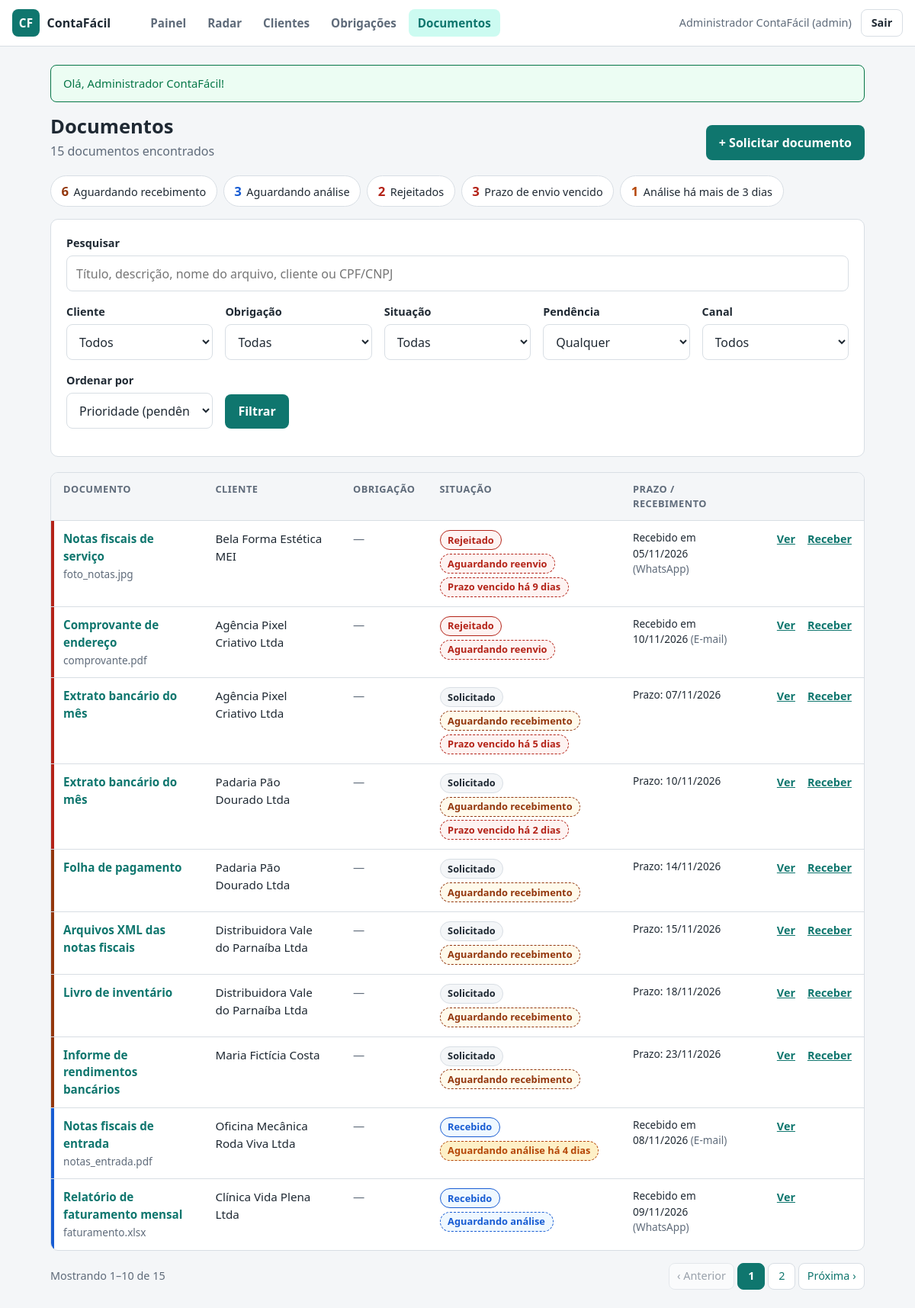
Page /index.php?r=documentos (signed in) on the committed database.
### tables this page shows
CREATE TABLE usuarios (
    id            INT UNSIGNED  NOT NULL AUTO_INCREMENT,
    nome          VARCHAR(120)  NOT NULL,
    email         VARCHAR(160)  NOT NULL,
    senha_hash    VARCHAR(255)  NOT NULL,
    perfil        ENUM('admin', 'contador', 'cliente') NOT NULL DEFAULT 'contador',
    cliente_id    INT UNSIGNED  NULL,
    ativo         TINYINT(1)    NOT NULL DEFAULT 1,
    ultimo_login  DATETIME      NULL,
    criado_em     DATETIME      NOT NULL DEFAULT CURRENT_TIMESTAMP,
    atualizado_em DATETIME      NOT NULL DEFAULT CURRENT_TIMESTAMP ON UPDATE CURRENT_TIMESTAMP,

    PRIMARY KEY (id),
    UNIQUE KEY uk_usuarios_email (email),
    KEY idx_usuarios_cliente (cliente_id),

     
    CONSTRAINT ck_usuarios_perfil_cliente CHECK (
        (perfil = 'cliente'  AND cliente_id IS NOT NULL) OR
        (perfil <> 'cliente' AND cliente_id IS NULL)
    ),
    CONSTRAINT ck_usuarios_ativo CHECK (ativo IN (0, 1))
);

CREATE TABLE documentos (
    id                INT UNSIGNED NOT NULL AUTO_INCREMENT,
    cliente_id        INT UNSIGNED NOT NULL,
    obrigacao_id      INT UNSIGNED NULL,
    titulo            VARCHAR(160) NOT NULL,
    descricao         TEXT         NULL,
    status            ENUM('solicitado', 'recebido', 'aprovado', 'rejeitado') NOT NULL DEFAULT 'solicitado',
    prazo_envio       DATE         NULL,
    canal_recebimento ENUM('email', 'whatsapp', 'presencial', 'sistema') NULL,
    arquivo_original  VARCHAR(255) NULL,
    arquivo_armazenado VARCHAR(64) NULL,
    mime_type         VARCHAR(100) NULL,
    tamanho_bytes     INT UNSIGNED NULL,
    registrado_por    INT UNSIGNED NULL,
    recebido_em       DATETIME     NULL,
    analisado_por     INT UNSIGNED NULL,
    analisado_em      DATETIME     NULL,
    motivo_rejeicao   TEXT         NULL,
    criado_em         DATETIME     NOT NULL DEFAULT CURRENT_TIMESTAMP,
    atualizado_em     DATETIME     NOT NULL DEFAULT CURRENT_TIMESTAMP ON UPDATE CURRENT_TIMESTAMP,

    PRIMARY KEY (id),
    UNIQUE KEY uk_documentos_arquivo (arquivo_armazenado),
    KEY idx_documentos_cliente_status (cliente_id, status),
    KEY idx_documentos_status_prazo (status, prazo_envio),
    KEY idx_documentos_obrigacao (obrigacao_id, cliente_id),
    KEY idx_documentos_registrado_por (registrado_por),
    KEY idx_documentos_analisado_por (analisado_por),

    CONSTRAINT fk_documentos_cliente
        FOREIGN KEY (cliente_id) REFERENCES clientes (id)
        ON DELETE RESTRICT ON UPDATE RESTRICT,
     
     
    CONSTRAINT fk_documentos_obrigacao
        FOREIGN KEY (obrigacao_id, cliente_id) REFERENCES obrigacoes (id, cliente_id)
        ON DELETE RESTRICT ON UPDATE RESTRICT,
    CONSTRAINT fk_documentos_registrado_por
        FOREIGN KEY (registrado_por) REFERENCES usuarios (id)
        ON DELETE RESTRICT ON UPDATE RESTRICT,
    CONSTRAINT fk_documentos_analisado_por
        FOREIGN KEY (analisado_por) REFERENCES usuarios (id)
        ON DELETE RESTRICT ON UPDATE RESTRICT,

     
    CONSTRAINT ck_documentos_arquivo CHECK (
        (status = 'solicitado' AND arquivo_armazenado IS NULL AND recebido_em IS NULL) OR
        (status <> 'solicitado' AND arquivo_armazenado IS NOT NULL AND recebido_em IS NOT NULL)
    ),
     
    CONSTRAINT ck_documentos_analise CHECK (
        (status IN ('solicitado', 'recebido') AND analisado_em IS NULL) OR
        (status = 'aprovado'  AND analisado_em IS NOT NULL) OR
        (status = 'rejeitado' AND analisado_em IS NOT NULL AND motivo_rejeicao IS NOT NULL)
    ),
    CONSTRAINT ck_documentos_tamanho CHECK (tamanho_bytes IS NULL OR tamanho_bytes > 0)
);

CREATE TABLE clientes (
    id                INT UNSIGNED NOT NULL AUTO_INCREMENT,
    razao_social      VARCHAR(160) NOT NULL,
    nome_fantasia     VARCHAR(160) NULL,
    tipo_pessoa       ENUM('PF', 'PJ') NOT NULL,
    cpf_cnpj          VARCHAR(14)  NOT NULL,
    regime_tributario ENUM('MEI', 'Simples Nacional', 'Lucro Presumido', 'Lucro Real', 'Pessoa Física') NOT NULL,
    email             VARCHAR(160) NULL,
    telefone          VARCHAR(20)  NULL,
    responsavel_id    INT UNSIGNED NOT NULL,
    status            ENUM('ativo', 'inativo') NOT NULL DEFAULT 'ativo',
    observacoes       TEXT         NULL,
    criado_em         DATETIME     NOT NULL DEFAULT CURRENT_TIMESTAMP,
    atualizado_em     DATETIME     NOT NULL DEFAULT CURRENT_TIMESTAMP ON UPDATE CURRENT_TIMESTAMP,

    PRIMARY KEY (id),
    UNIQUE KEY uk_clientes_cpf_cnpj (cpf_cnpj),
    KEY idx_clientes_razao_social (razao_social),
    KEY idx_clientes_status (status),
    KEY idx_clientes_responsavel (responsavel_id),

    CONSTRAINT fk_clientes_responsavel
        FOREIGN KEY (responsavel_id) REFERENCES usuarios (id)
        ON DELETE RESTRICT ON UPDATE RESTRICT,

    CONSTRAINT ck_clientes_documento CHECK (
        cpf_cnpj REGEXP '^[0-9]+$' AND (
            (tipo_pessoa = 'PF' AND CHAR_LENGTH(cpf_cnpj) = 11) OR
            (tipo_pessoa = 'PJ' AND CHAR_LENGTH(cpf_cnpj) = 14)
        )
    )
);

### app/Views/documentos/index.php (the view, shortened to what the rows shown need)
<?php
$filtrosAtivos = array_filter(
    $filtros,
    static fn (mixed $valor, string $chave): bool => $chave !== 'ordenar' && $valor !== '' && $valor !== 0,
    ARRAY_FILTER_USE_BOTH
);
$classeLinha = static function (array $d): string {
    $pendencia = Documento::pendencia($d);
    return match (true) {
        $d['status'] === 'rejeitado', ($pendencia['tipo'] ?? '') === 'prazo_vencido' => 'linha-atrasada',
        $d['status'] === 'solicitado' => 'linha-proxima',
        $d['status'] === 'recebido'   => 'linha-info',
        default                       => '',
    };
};
?>
<div class="pagina-cabecalho">
    <div>
        <h1>Documentos</h1>
    </div>
</div>
<?php if ($documentos === []): ?>
    <div class="vazio cartao">
        <?php if ($filtrosAtivos !== []): ?>
            <p><strong>Nenhum documento encontrado com esses critérios.</strong></p>
            <p class="texto-suave">Revise a pesquisa ou <a href="<?= e(url('documentos')) ?>">limpe os filtros</a>.</p>
        <?php else: ?>
            <p><strong>Nenhum documento solicitado ainda.</strong></p>
            <p class="texto-suave"><a href="<?= e(url('documentos/novo')) ?>">Solicite o primeiro documento</a>.</p>
        <?php endif; ?>
    </div>
<?php else: ?>
    <div class="tabela-container cartao">
        <table class="tabela tabela-responsiva">
            <thead>
                <tr>
                    <th scope="col">Documento</th>
                    <th scope="col">Cliente</th>
                    <th scope="col">Obrigação</th>
                    <th scope="col">Situação</th>
                    <th scope="col">Prazo / recebimento</th>
                    <th scope="col"><span class="sr-only">Ações</span></th>
                </tr>
            </thead>
            <tbody>
                <?php foreach ($documentos as $d): ?>
                    <?php $classe = $classeLinha($d); ?>
                    <tr<?= $classe !== '' ? ' class="' . e($classe) . '"' : '' ?>>
                        <td data-rotulo="Documento">
                            <a class="tabela-titulo" href="<?= e(url('documentos/ver', ['id' => $d['id']])) ?>"><?= e($d['titulo']) ?></a>
                            <?php if ($d['arquivo_original'] !== null): ?>
                                <span class="texto-suave texto-pequeno"><?= e($d['arquivo_original']) ?></span>
                            <?php endif; ?>
                        </td>
                        <td data-rotulo="Cliente"><?= e($d['cliente_nome']) ?></td>
                        <td data-rotulo="Obrigação">
                            <?= $d['obrigacao_id'] !== null
                                ? e($d['tipo_nome'] . ' ' . formatar_competencia($d['obrigacao_competencia']))
                                : '<span class="texto-suave">—</span>' ?>
                        </td>
                        <td data-rotulo="Situação">
                            <span class="etiquetas"><?= App\Core\View::renderizar('documentos/_situacao', ['documento' => $d]) ?></span>
                        </td>
                        <td data-rotulo="Prazo / recebimento" class="texto-pequeno">
                            <?php if ($d['recebido_em'] !== null): ?>
                                Recebido em <?= e(formatar_data($d['recebido_em'])) ?>
                                <span class="texto-suave">(<?= e(Documento::CANAIS[$d['canal_recebimento']] ?? '—') ?>)</span>
                            <?php elseif ($d['prazo_envio'] !== null): ?>
                                Prazo: <?= e(formatar_data($d['prazo_envio'])) ?>
                            <?php else: ?>
                                <span class="texto-suave">Sem prazo</span>
                            <?php endif; ?>
                        </td>
                        <td class="tabela-acoes">
                            <a href="<?= e(url('documentos/ver', ['id' => $d['id']])) ?>">Ver</a>
                            <?php if (in_array($d['status'], Documento::NAO_ENVIADOS, true)): ?>
                                <a href="<?= e(url('documentos/receber', ['id' => $d['id']])) ?>">Receber</a>
                            <?php endif; ?>
                        </td>
                    </tr>
                <?php endforeach; ?>
            </tbody>
        </table>
    </div>
<?php endif; ?>

### app/Views/documentos/_situacao.php (shortened to what the rows shown need)
<?php
$d         = $documento;
$pendencia = Documento::pendencia($d);
?>
<span class="etiqueta etiqueta-<?= e($d['status']) ?>"><?= e(Documento::STATUS[$d['status']]) ?></span>
<?php if ($d['status'] === 'solicitado'): ?>
    <span class="etiqueta etiqueta-prazo-proxima">Aguardando recebimento</span>
<?php elseif ($d['status'] === 'rejeitado'): ?>
    <span class="etiqueta etiqueta-prazo-atrasada">Aguardando reenvio</span>
<?php elseif ($d['status'] === 'recebido'): ?>
    <?php if ($pendencia !== null): ?>
        <span class="etiqueta etiqueta-prazo-hoje">Aguardando análise há <?= e(plural($pendencia['dias'], 'dia', 'dias')) ?></span>
    <?php else: ?>
        <span class="etiqueta etiqueta-prazo-info">Aguardando análise</span>
    <?php endif; ?>
<?php endif; ?>
<?php if ($pendencia !== null && $pendencia['tipo'] === 'prazo_vencido'): ?>
    <span class="etiqueta etiqueta-prazo-atrasada">Prazo vencido há <?= e(plural($pendencia['dias'], 'dia', 'dias')) ?></span>
<?php endif; ?>

### app/Views/layouts/main.php (shortened to what the rows shown need)
<?php
$usuarioLogado = App\Core\Auth::usuario();
$rotaAtual     = rota_atual();
$menu = [
    config('app.rota_inicial') => 'Painel',
    'radar'                    => 'Radar',
    'clientes'                 => 'Clientes',
    'obrigacoes'               => 'Obrigações',
    'documentos'               => 'Documentos',
];
?>
<!DOCTYPE html>
<html lang="pt-BR">
<head>
    <link rel="stylesheet" href="<?= e(asset('css/app.css')) ?>">
</head>
<body>
    <header class="topo">
        <?php if ($usuarioLogado !== null): ?>
            <nav class="topo-menu" aria-label="Principal">
                <?php foreach ($menu as $rota => $rotulo): ?>
                    <?php $ativo = $rotaAtual === $rota || str_starts_with($rotaAtual, $rota . '/'); ?>
                    <a href="<?= e(url($rota)) ?>"<?= $ativo ? ' aria-current="page"' : '' ?>><?= e($rotulo) ?></a>
                <?php endforeach; ?>
            </nav>
            <div class="topo-usuario">
                <span><?= e($usuarioLogado['nome']) ?> (<?= e($usuarioLogado['perfil']) ?>)</span>
                <form method="post" action="<?= e(url('auth/logout')) ?>">
                    <button type="submit" class="botao botao-secundario">Sair</button>
                </form>
            </div>
        <?php endif; ?>
    </header>
    <main class="conteudo">
        <?= $conteudo ?>
    </main>
</body>
</html>

### rows in the picture
usuarios: nome "Administrador ContaFácil", perfil "admin"
documentos: titulo "Notas fiscais de serviço", arquivo_original "foto_notas.jpg", clientes.razao_social "Bela Forma Estética MEI", status "Rejeitado", shows "Aguardando reenvio", dias "9 dias", recebido_em "05/11/2026", canal_recebimento "WhatsApp"
documentos: titulo "Comprovante de endereço", arquivo_original "comprovante.pdf", clientes.razao_social "Agência Pixel Criativo Ltda", status "Rejeitado", shows "Aguardando reenvio", recebido_em "10/11/2026", canal_recebimento "E-mail"
documentos: titulo "Extrato bancário do mês", clientes.razao_social "Agência Pixel Criativo Ltda", status "Solicitado", shows "Aguardando recebimento", dias "5 dias", prazo_envio "07/11/2026"
documentos: titulo "Extrato bancário do mês", clientes.razao_social "Padaria Pão Dourado Ltda", status "Solicitado", shows "Aguardando recebimento", dias "2 dias", prazo_envio "10/11/2026"
documentos: titulo "Folha de pagamento", clientes.razao_social "Padaria Pão Dourado Ltda", status "Solicitado", shows "Aguardando recebimento", prazo_envio "14/11/2026"
documentos: titulo "Arquivos XML das notas fiscais", clientes.razao_social "Distribuidora Vale do Parnaíba Ltda", status "Solicitado", shows "Aguardando recebimento", prazo_envio "15/11/2026"
documentos: titulo "Livro de inventário", clientes.razao_social "Distribuidora Vale do Parnaíba Ltda", status "Solicitado", shows "Aguardando recebimento", prazo_envio "18/11/2026"
documentos: titulo "Informe de rendimentos bancários", clientes.razao_social "Maria Fictícia Costa", status "Solicitado", shows "Aguardando recebimento", prazo_envio "23/11/2026"
documentos: titulo "Notas fiscais de entrada", arquivo_original "notas_entrada.pdf", clientes.razao_social "Oficina Mecânica Roda Viva Ltda", status "Recebido", dias "4 dias", recebido_em "08/11/2026", canal_recebimento "E-mail"
documentos: titulo "Relatório de faturamento mensal", arquivo_original "faturamento.xlsx", clientes.razao_social "Clínica Vida Plena Ltda", status "Recebido", shows "Aguardando análise", recebido_em "09/11/2026", canal_recebimento "WhatsApp"

### other values in the picture
config('app.nome') "ContaFácil"
$rotulo "Painel"
$rotulo "Radar"
$rotulo "Clientes"
$rotulo "Obrigações"
$rotulo "Documentos"
$mensagem['mensagem'] "Olá, Administrador ContaFácil!"
$paginacao->total "15"
$quantidade "6"
$rotulo "Aguardando recebimento"
$quantidade "3"
$rotulo "Aguardando análise"
$quantidade "2"
$rotulo "Rejeitados"
$rotulo "Prazo de envio vencido"
